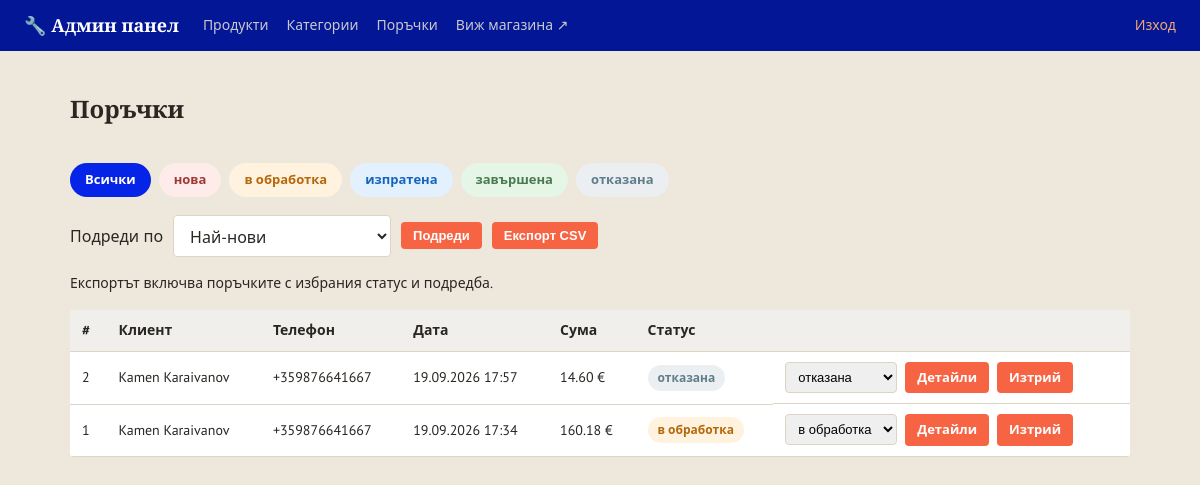
The page /admin/orders (signed in) on the database as committed earlier.
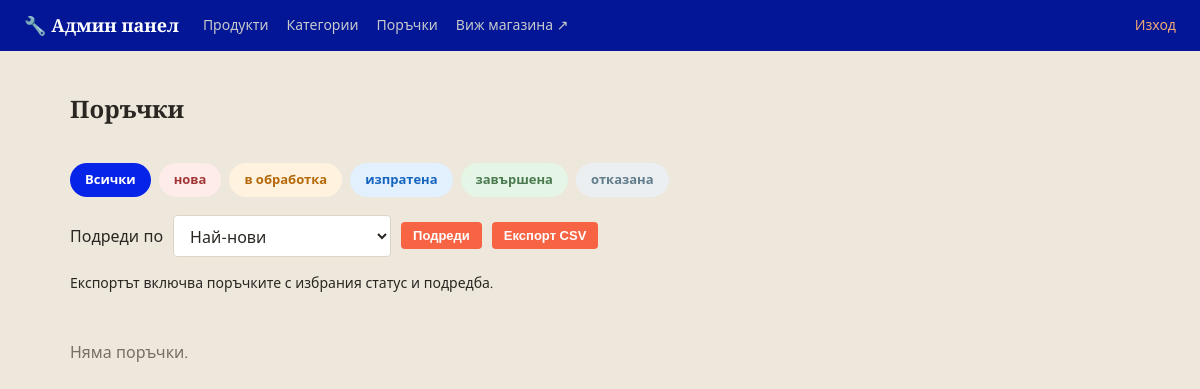
The same page on the database as committed later.
### models.py (models this page shows)
class Order(db.Model):
    __tablename__ = 'orders'
    STATUSES = ['нова', 'в обработка', 'изпратена', 'завършена', 'отказана']
    id = db.Column(db.Integer, primary_key=True)
    customer_name = db.Column(db.String(150), nullable=False)
    phone = db.Column(db.String(50), nullable=False)
    address = db.Column(db.String(300), nullable=False)
    email = db.Column(db.String(150), default='')
    total = db.Column(db.Float, nullable=False)
    status = db.Column(db.String(30), default='нова', nullable=False)
    created_at = db.Column(db.DateTime, default=datetime.utcnow)
    items = db.relationship('OrderItem', backref='order', lazy=True)

### app.py (the view)
@app.route('/admin/orders')
@admin_required
def admin_orders():
    orders, sort, status_filter = selected_orders()
    return render_template('admin/orders.html', orders=orders,
                           statuses=Order.STATUSES, status_filter=status_filter,
                           sort=sort, sort_options=ORDER_SORTS)

### app.py (called while the page is built)
@app.context_processor
def inject_whatsapp_number():
    return {'whatsapp_number': app.config['WHATSAPP_NUMBER'], 'asset_version': app.config['ASSET_VERSION']}

@app.context_processor
def inject_category_icons():
    return {'category_icons': CATEGORY_ICONS}

@app.context_processor
def inject_availability_info():
    return {'availability_labels': Product.AVAILABILITY_LABELS,
            'availability_badge_class': Product.AVAILABILITY_BADGE_CLASS,
            'availability_icons': Product.AVAILABILITY_ICONS}

def admin_required(view_func):
    @wraps(view_func)
    def wrapper(*args, **kwargs):
        if not session.get('is_admin'):
            flash('Моля, влезте в системата.', 'error')
            return redirect(url_for('admin_login', next=request.path))
        return view_func(*args, **kwargs)
    return wrapper

def selected_sort(options):
    value = request.args.get('sort', 'newest')
    return value if value in options else 'newest'

def selected_orders():
    sort = selected_sort(ORDER_SORTS)
    status_filter = request.args.get('status', '').strip()
    query = Order.query
    if status_filter:
        query = query.filter_by(status=status_filter)
    if sort in ('name_asc', 'name_desc'):
        orders = sorted(query.order_by(Order.id.asc()).all(),
                        key=lambda o: o.customer_name.casefold(),
                        reverse=sort == 'name_desc')
    else:
        ordering = {
            'newest': (Order.created_at.desc(), Order.id.desc()),
            'oldest': (Order.created_at.asc(), Order.id.asc()),
            'total_asc': (Order.total.asc(), Order.id.asc()),
            'total_desc': (Order.total.desc(), Order.id.asc()),
        }
        orders = query.order_by(*ordering[sort]).all()
    return orders, sort, status_filter

### templates/admin/orders.html (shortened to what this page needs)
{% extends 'admin/base.html' %}
{% block content %}
<div class="admin-header-row">
    <h1 class="page-title">Поръчки</h1>
</div>
<div class="status-filter">
    <a href="{{ url_for('admin_orders', sort=sort) }}" class="status-chip {% if not status_filter %}status-chip-active{% endif %}">Всички</a>
    {% for s in statuses %}
    <a href="{{ url_for('admin_orders', status=s, sort=sort) }}"
       class="status-chip status-{{ s | replace(' ', '-') }} {% if status_filter == s %}status-chip-active{% endif %}">{{ s }}</a>
    {% endfor %}
</div>
<form class="list-toolbar" method="get">
    {% include 'sort_select.html' %}
    <button type="submit" class="btn btn-small">Подреди</button>
    <button type="submit" class="btn btn-small" formaction="{{ url_for('admin_orders_export') }}">Експорт CSV</button>
</form>
<p class="export-note">Експортът включва поръчките с избрания статус и подредба.</p>
{% if orders %}
<table class="admin-table">
    <thead>
        <tr>
            <th>#</th>
            <th>Клиент</th>
            <th>Телефон</th>
            <th>Дата</th>
            <th>Сума</th>
            <th>Статус</th>
            <th></th>
        </tr>
    </thead>
    <tbody>
        {% for o in orders %}
        <tr>
            <td>{{ o.id }}</td>
            <td>{{ o.customer_name }}</td>
            <td>{{ o.phone }}</td>
            <td>{{ o.created_at.strftime('%d.%m.%Y %H:%M') }}</td>
            <td>{{ '%.2f'|format(o.total) }} €</td>
            <td>
                <span class="status-badge status-{{ o.status | replace(' ', '-') }}">{{ o.status }}</span>
            </td>
            <td class="admin-actions">
                <form action="{{ url_for('admin_order_status', order_id=o.id) }}" method="post" class="status-select-form">
                    <select name="status" onchange="this.form.submit()">
                        {% for s in statuses %}
                        <option value="{{ s }}" {% if s == o.status %}selected{% endif %}>{{ s }}</option>
                        {% endfor %}
                    </select>
                </form>
                <a href="{{ url_for('admin_order_detail', order_id=o.id) }}" class="btn btn-small">Детайли</a>
                <a href="{{ url_for('admin_order_delete', order_id=o.id) }}" class="btn btn-small btn-secondary">Изтрий</a>
            </td>
        </tr>
        {% endfor %}
    </tbody>
</table>
{% else %}
<p class="empty-msg">Няма поръчки{% if status_filter %} със статус "{{ status_filter }}"{% endif %}.</p>
{% endif %}
{% endblock %}

### templates/admin/base.html (shortened to what this page needs)
<!DOCTYPE html>
<html lang="bg">
<head>
    <link rel="stylesheet" href="{{ url_for('static', filename='css/style.css') }}?v={{ asset_version }}">
    <link rel="stylesheet" href="{{ url_for('static', filename='css/admin.css') }}?v={{ asset_version }}">
    <link type="text/css" rel="stylesheet" href="{{ url_for('static',filename='css/style.css') }}"/>
</head>
<body class="admin-body">
<header class="admin-topbar">
    <a href="{{ url_for('admin_dashboard') }}" class="brand">🔧 Админ панел</a>
    <nav class="admin-nav">
        <a href="{{ url_for('admin_dashboard') }}">Продукти</a>
        <a href="{{ url_for('admin_categories') }}">Категории</a>
        <a href="{{ url_for('admin_orders') }}">Поръчки</a>
        <a href="{{ url_for('index') }}" target="_blank">Виж магазина ↗</a>
    </nav>
    <a href="{{ url_for('admin_logout') }}" class="admin-logout">Изход</a>
</header>
<main class="admin-container">
    {% block content %}{% endblock %}
</main>
</body>
</html>

### templates/sort_select.html
<label for="sort">Подреди по</label>
<select id="sort" name="sort">
    {% for value, label in sort_options.items() %}
    <option value="{{ value }}" {% if sort == value %}selected{% endif %}>{{ label }}</option>
    {% endfor %}
</select>

### static/css/style.css (style rules this page uses)
:root { --steel: #0623e8; --steel-dark: #031696; --accent: #f66444; --accent-dark: #bf4e35; --highlight: #d9a441; --bg: #ede7dc; --card-bg: #ffffff; --border: #ddd4c3; --text: #2a2622; --text-light: #766f62; --success: #4b7a51; --danger: #a23636; --radius: 4px; }
* { box-sizing: border-box; }
body { margin: 0; font-family: 'PT Sans', 'Segoe UI', Roboto, Arial, sans-serif; background: var(--bg); color: var(--text); line-height: 1.5; }
h1, h2, h3, .brand, .hero h1 { font-family: 'Bitter', Georgia, serif; }
a { color: inherit; text-decoration: none; }
.brand { font-size: 22px; font-weight: 700; color: #fff; white-space: nowrap; display: flex; align-items: center; gap: 10px; }
.page-title { font-size: 24px; margin-bottom: 16px; }
.btn { display: inline-block; background: var(--accent); color: #fff; border: none; padding: 10px 18px; border-radius: var(--radius); font-weight: 600; cursor: pointer; font-size: 14px; }
.btn-small { padding: 6px 12px; font-size: 13px; }
.empty-msg { color: var(--text-light); padding: 30px 0; }
.list-toolbar { display: flex; flex-wrap: wrap; align-items: center; gap: 10px; margin: 16px 0; }
.list-toolbar select { max-width: 100%; padding: 9px 12px; border: 1px solid var(--border); border-radius: var(--radius); background: var(--card-bg, #fff); color: inherit; font: inherit; }
.export-note { font-size: 14px; margin: 0 0 16px; }

### static/css/admin.css (style rules this page uses)
.admin-body { background: var(--bg); }
.admin-topbar { background: var(--steel-dark); color: #fff; display: flex; align-items: center; gap: 24px; padding: 12px 24px; }
.admin-topbar .brand { color: #fff; font-size: 18px; font-weight: 700; }
.admin-nav { display: flex; gap: 18px; flex: 1; }
.admin-nav a { color: #c7c9cc; font-size: 14px; }
.admin-logout { color: #f0a875; font-size: 14px; }
.admin-container { max-width: 1100px; margin: 0 auto; padding: 24px 20px 60px; }
.admin-header-row { display: flex; align-items: center; justify-content: space-between; margin-bottom: 20px; }
.status-filter { display: flex; flex-wrap: wrap; gap: 8px; margin-bottom: 18px; }
.status-chip { display: inline-block; padding: 6px 14px; border-radius: 20px; font-size: 13px; font-weight: 600; background: #e2e0dc; color: var(--text); border: 1px solid transparent; }
.status-chip-active { background: var(--steel); color: #fff; }
.status-badge.status-нова, .status-chip.status-нова { background: #fdecea; color: var(--danger); }
.status-badge.status-в-обработка, .status-chip.status-в-обработка { background: #fff3e0; color: #b5680a; }
.status-badge.status-изпратена, .status-chip.status-изпратена { background: #e3f0fd; color: #1565c0; }
.status-badge.status-завършена, .status-chip.status-завършена { background: #e5f5e6; color: var(--success); }
.status-badge.status-отказана, .status-chip.status-отказана { background: #eceff1; color: #607d8b; }

Rows that differ between the two databases and show on the page:
removed Order: id "2", customer_name "Kamen Karaivanov", phone "+359876641667", created_at "19.09.2026 17:57", total "14.60", status "отказана"
removed Order: id "1", customer_name "Kamen Karaivanov", phone "+359876641667", created_at "19.09.2026 17:34", total "160.18", status "в обработка"
Other text that changed with them:
text no longer shown: "# Клиент Телефон Дата Сума Статус"
text now shown: "Няма поръчки ."
